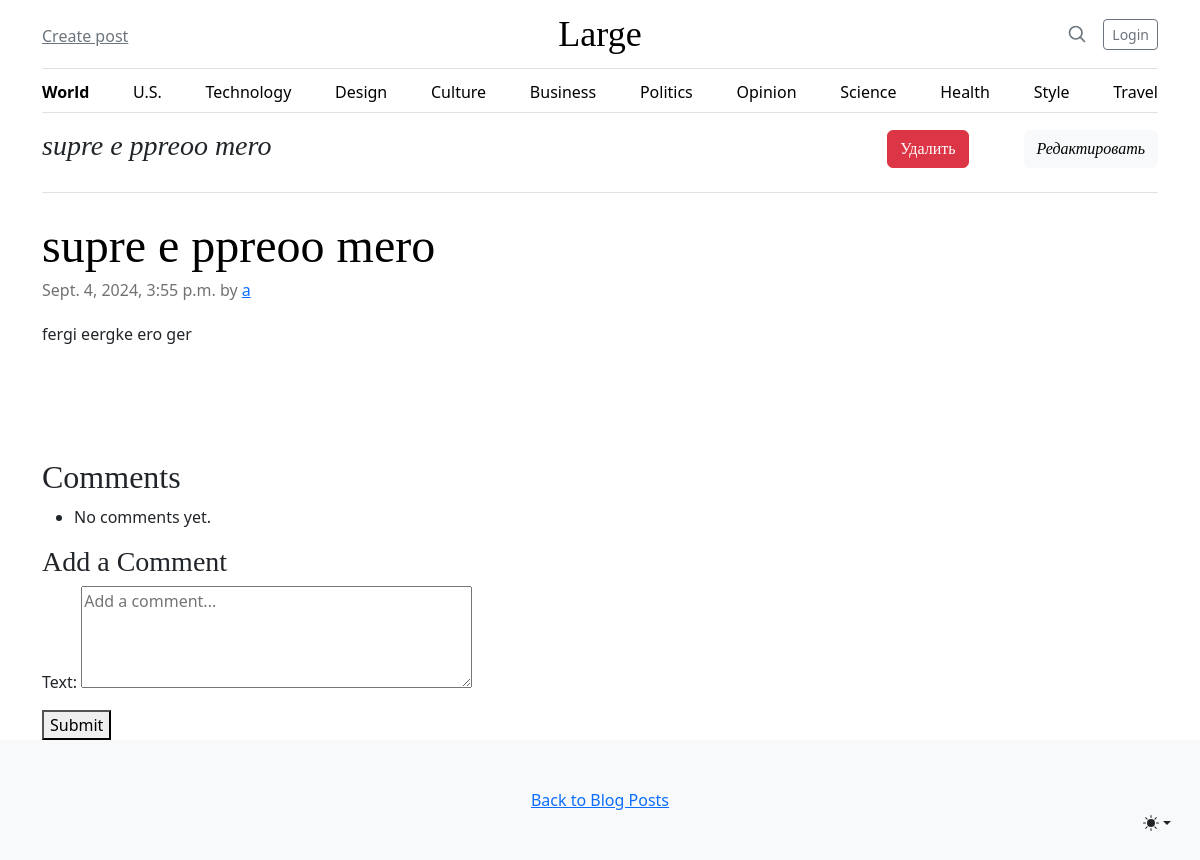
Page /blog/1/ on the committed database.
### blog/models.py (models this page shows, shortened)
class Post(models.Model):
    title = models.CharField(max_length=200)
    content = models.TextField()
    author = models.ForeignKey(User, on_delete=models.CASCADE)
    created_at = models.DateTimeField(auto_now_add=True)
    updated_at = models.DateTimeField(auto_now=True)

### blog/views.py (the view)
# urls.py: path('<int:pk>/', views.post_detail, name='post_detail'),
def post_detail(request, pk):
    post = get_object_or_404(Post, pk=pk)
    comments = post.comments.all()
    form = CommentForm()
    return render(request, 'blog/post_detail.html', {
        'post': post,
        'comments': comments,
        'form': form,
        })

### blog/forms.py
class CommentForm(forms.ModelForm):
    class Meta:
        model = Comment
        fields = ['text']
        widgets = {
            'text': forms.Textarea(attrs={'rows': 4, 'placeholder': 'Add a comment...'})
        }

### blog/templates/blog/post_detail.html (shortened to what this page needs)
<!DOCTYPE html>
<html lang="en">
<head>
    <link rel="stylesheet" href="https://cdn.jsdelivr.net/npm/bootstrap@5.3.3/dist/css/bootstrap.min.css">
</head>
<body>
      <div class="dropdown position-fixed bottom-0 end-0 mb-3 me-3 bd-mode-toggle">
        <button class="btn btn-bd-primary py-2 dropdown-toggle d-flex align-items-center"
                id="bd-theme"
                type="button"
                aria-expanded="false"
                data-bs-toggle="dropdown"
                aria-label="Toggle theme (auto)">
          <svg class="bi my-1 theme-icon-active" width="1em" height="1em"><use href="#circle-half"></use></svg>
        </button>
      </div>
  <div class="container">
    <header class="border-bottom lh-1 py-3">
      <div class="row flex-nowrap justify-content-between align-items-center">
        <div class="col-4 pt-1">
            <a class="link-secondary" href="{% url 'post_create' %}">Create post</a>
        </div>
        <div class="col-4 text-center">
          <a class="blog-header-logo text-body-emphasis text-decoration-none" href="#">Large</a>
        </div>
        <div class="col-4 d-flex justify-content-end align-items-center">
            <a class="link-secondary" href="#" aria-label="Search">
                <svg xmlns="http://www.w3.org/2000/svg" width="20" height="20" fill="none" stroke="currentColor" stroke-linecap="round" stroke-linejoin="round" stroke-width="2" class="mx-3" role="img" viewBox="0 0 24 24"><title>Search</title>
                    <circle cx="10.5" cy="10.5" r="7.5"/>
                    <path d="M21 21l-5.2-5.2"/>
                </svg>
            </a>
            {% if user.is_authenticated %}
                <form method="post" action="{% url 'logout' %}">
                    {% csrf_token %}
                    <button type="submit" class="btn btn-sm btn-outline-secondary">Logout</button>
                </form>
            {% else %}
                <a class="btn btn-sm btn-outline-secondary" href="{% url 'login' %}">Login</a>
            {% endif %}
        </div>
      </div>
    </header>
    <div class="nav-scroller py-1 mb-3 border-bottom">
      <nav class="nav nav-underline justify-content-between">
        <a class="nav-item nav-link link-body-emphasis active" href="#">World</a>
        <a class="nav-item nav-link link-body-emphasis" href="#">U.S.</a>
        <a class="nav-item nav-link link-body-emphasis" href="#">Technology</a>
        <a class="nav-item nav-link link-body-emphasis" href="#">Design</a>
        <a class="nav-item nav-link link-body-emphasis" href="#">Culture</a>
        <a class="nav-item nav-link link-body-emphasis" href="#">Business</a>
        <a class="nav-item nav-link link-body-emphasis" href="#">Politics</a>
        <a class="nav-item nav-link link-body-emphasis" href="#">Opinion</a>
        <a class="nav-item nav-link link-body-emphasis" href="#">Science</a>
        <a class="nav-item nav-link link-body-emphasis" href="#">Health</a>
        <a class="nav-item nav-link link-body-emphasis" href="#">Style</a>
        <a class="nav-item nav-link link-body-emphasis" href="#">Travel</a>
      </nav>
    </div>
  </div>
    <main class="container">
        <div class="row g-5">
            <div class="col-md-12">
            <h3 class="pb-4 mb-4 fst-italic border-bottom d-flex justify-content-between">
                <div>{{ post.title }} </div><form method="post" action="{% url 'post_delete' post.pk %}">{% csrf_token %}<button type="submit" class="ms-5 btn btn-danger">Удалить</button> <a class="ms-5 btn btn-light" href="{% url 'post_edit' post.pk %}">Редактировать</a></form>
            </h3>
            <article class="blog-post">
                <h2 class="display-5 link-body-emphasis mb-1">{{ post.title }}</h2>
                <p class="blog-post-meta">{{ post.created_at }} by <a href="#">{{ post.author }}</a></p>
                <p>{{ post.content }}</p>
            </article>
        </div>
        <div>
            <h2>Comments</h2>
            <ul>
                {% for comment in comments %}
                    <li>
                        <strong>{{ comment.author }}</strong> said:
                        <p>{{ comment.text }}</p>
                        <small>Posted on {{ comment.created_at }}</small>
                    </li>
                {% empty %}
                    <li>No comments yet.</li>
                {% endfor %}
            </ul>
            <h3>Add a Comment</h3>
            <form method="post" action="{% url 'add_comment' post.pk %}">
                {{ form.as_p }}
                <button type="submit">Submit</button>
            </form>
        </div>
  </main>
  <footer class="py-5 text-center text-body-secondary bg-body-tertiary">
    <p class="mb-0">
        <a href="{% url 'post_list' %}">Back to Blog Posts</a>
    </p>
  </footer>
</body>
</html>

### blog/templates/blog/post_detail.html (style rules this page uses)
.bi { vertical-align: -.125em; fill: currentColor; }
.nav-scroller { position: relative; z-index: 2; height: 2.75rem; overflow-y: hidden; }
.nav-scroller .nav { display: flex; flex-wrap: nowrap; padding-bottom: 1rem; margin-top: -1px; overflow-x: auto; text-align: center; white-space: nowrap; -webkit-overflow-scrolling: touch; }
.btn-bd-primary { --bd-violet-bg: #712cf9; --bd-violet-rgb: 112.520718, 44.062154, 249.437846; --bs-btn-font-weight: 600; --bs-btn-color: var(--bs-white); --bs-btn-bg: var(--bd-violet-bg); --bs-btn-border-color: var(--bd-violet-bg); --bs-btn-hover-color: var(--bs-white); --bs-btn-hover-bg: #6528e0; --bs-btn-hover-border-color: #6528e0; --bs-btn-focus-shadow-rgb: var(--bd-violet-rgb); --bs-btn-active-color: var(--bs-btn-hover-color); --bs-btn-active-bg: #5a23c8; --bs-btn-active-border-color: #5a23c8; }
.bd-mode-toggle { z-index: 1500; }
.blog-header-logo { font-family: "Playfair Display", Georgia, "Times New Roman", serif; font-size: 2.25rem; }
h1, h2, h3, h4, h5, h6 { font-family: "Playfair Display", Georgia, "Times New Roman", serif; }
.blog-post { margin-bottom: 4rem; }
.blog-post-meta { margin-bottom: 1.25rem; color: #727272; }

### rows in the picture
Post: title "supre e ppreoo mero", created_at "Sept. 4, 2024, 3:55 p.m.", author "a", content "fergi eergke ero ger"
